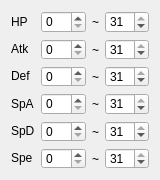
<?xml version="1.0" encoding="UTF-8"?>
<ui version="4.0">
 <class>IVFilter</class>
 <widget class="QWidget" name="IVFilter">
  <property name="geometry">
   <rect>
    <x>0</x>
    <y>0</y>
    <width>160</width>
    <height>180</height>
   </rect>
  </property>
  <property name="minimumSize">
   <size>
    <width>160</width>
    <height>180</height>
   </size>
  </property>
  <property name="windowTitle">
   <string notr="true">IVFilter</string>
  </property>
  <layout class="QGridLayout" name="gridLayout">
   <item row="0" column="0">
    <widget class="Label" name="labelHP">
     <property name="sizePolicy">
      <sizepolicy hsizetype="Fixed" vsizetype="Fixed">
       <horstretch>0</horstretch>
       <verstretch>0</verstretch>
      </sizepolicy>
     </property>
     <property name="minimumSize">
      <size>
       <width>0</width>
       <height>0</height>
      </size>
     </property>
     <property name="text">
      <string>HP</string>
     </property>
    </widget>
   </item>
   <item row="0" column="1">
    <widget class="QSpinBox" name="spinBoxHPMin">
     <property name="sizePolicy">
      <sizepolicy hsizetype="Preferred" vsizetype="Fixed">
       <horstretch>0</horstretch>
       <verstretch>0</verstretch>
      </sizepolicy>
     </property>
     <property name="maximum">
      <number>31</number>
     </property>
    </widget>
   </item>
   <item row="0" column="2">
    <widget class="QLabel" name="labelHPSeperator">
     <property name="sizePolicy">
      <sizepolicy hsizetype="Fixed" vsizetype="Preferred">
       <horstretch>0</horstretch>
       <verstretch>0</verstretch>
      </sizepolicy>
     </property>
     <property name="text">
      <string notr="true">~</string>
     </property>
    </widget>
   </item>
   <item row="0" column="3">
    <widget class="QSpinBox" name="spinBoxHPMax">
     <property name="maximum">
      <number>31</number>
     </property>
     <property name="value">
      <number>31</number>
     </property>
    </widget>
   </item>
   <item row="1" column="0">
    <widget class="Label" name="labelAtk">
     <property name="sizePolicy">
      <sizepolicy hsizetype="Fixed" vsizetype="Fixed">
       <horstretch>0</horstretch>
       <verstretch>0</verstretch>
      </sizepolicy>
     </property>
     <property name="text">
      <string>Atk</string>
     </property>
    </widget>
   </item>
   <item row="1" column="1">
    <widget class="QSpinBox" name="spinBoxAtkMin">
     <property name="sizePolicy">
      <sizepolicy hsizetype="Preferred" vsizetype="Fixed">
       <horstretch>0</horstretch>
       <verstretch>0</verstretch>
      </sizepolicy>
     </property>
     <property name="maximum">
      <number>31</number>
     </property>
    </widget>
   </item>
   <item row="1" column="2">
    <widget class="QLabel" name="labelAtkSeperator">
     <property name="sizePolicy">
      <sizepolicy hsizetype="Fixed" vsizetype="Preferred">
       <horstretch>0</horstretch>
       <verstretch>0</verstretch>
      </sizepolicy>
     </property>
     <property name="text">
      <string notr="true">~</string>
     </property>
    </widget>
   </item>
   <item row="1" column="3">
    <widget class="QSpinBox" name="spinBoxAtkMax">
     <property name="maximum">
      <number>31</number>
     </property>
     <property name="value">
      <number>31</number>
     </property>
    </widget>
   </item>
   <item row="2" column="0">
    <widget class="Label" name="labelDef">
     <property name="sizePolicy">
      <sizepolicy hsizetype="Fixed" vsizetype="Fixed">
       <horstretch>0</horstretch>
       <verstretch>0</verstretch>
      </sizepolicy>
     </property>
     <property name="text">
      <string>Def</string>
     </property>
    </widget>
   </item>
   <item row="2" column="1">
    <widget class="QSpinBox" name="spinBoxDefMin">
     <property name="sizePolicy">
      <sizepolicy hsizetype="Preferred" vsizetype="Fixed">
       <horstretch>0</horstretch>
       <verstretch>0</verstretch>
      </sizepolicy>
     </property>
     <property name="maximum">
      <number>31</number>
     </property>
    </widget>
   </item>
   <item row="2" column="2">
    <widget class="QLabel" name="labelDefSeperator">
     <property name="sizePolicy">
      <sizepolicy hsizetype="Fixed" vsizetype="Preferred">
       <horstretch>0</horstretch>
       <verstretch>0</verstretch>
      </sizepolicy>
     </property>
     <property name="text">
      <string notr="true">~</string>
     </property>
    </widget>
   </item>
   <item row="2" column="3">
    <widget class="QSpinBox" name="spinBoxDefMax">
     <property name="maximum">
      <number>31</number>
     </property>
     <property name="value">
      <number>31</number>
     </property>
    </widget>
   </item>
   <item row="3" column="0">
    <widget class="Label" name="labelSpA">
     <property name="sizePolicy">
      <sizepolicy hsizetype="Fixed" vsizetype="Fixed">
       <horstretch>0</horstretch>
       <verstretch>0</verstretch>
      </sizepolicy>
     </property>
     <property name="text">
      <string>SpA</string>
     </property>
    </widget>
   </item>
   <item row="3" column="1">
    <widget class="QSpinBox" name="spinBoxSpAMin">
     <property name="sizePolicy">
      <sizepolicy hsizetype="Preferred" vsizetype="Fixed">
       <horstretch>0</horstretch>
       <verstretch>0</verstretch>
      </sizepolicy>
     </property>
     <property name="maximum">
      <number>31</number>
     </property>
    </widget>
   </item>
   <item row="3" column="2">
    <widget class="QLabel" name="labelSpASeperator">
     <property name="sizePolicy">
      <sizepolicy hsizetype="Fixed" vsizetype="Preferred">
       <horstretch>0</horstretch>
       <verstretch>0</verstretch>
      </sizepolicy>
     </property>
     <property name="text">
      <string notr="true">~</string>
     </property>
    </widget>
   </item>
   <item row="3" column="3">
    <widget class="QSpinBox" name="spinBoxSpAMax">
     <property name="maximum">
      <number>31</number>
     </property>
     <property name="value">
      <number>31</number>
     </property>
    </widget>
   </item>
   <item row="4" column="0">
    <widget class="Label" name="labelSpD">
     <property name="sizePolicy">
      <sizepolicy hsizetype="Fixed" vsizetype="Fixed">
       <horstretch>0</horstretch>
       <verstretch>0</verstretch>
      </sizepolicy>
     </property>
     <property name="text">
      <string>SpD</string>
     </property>
    </widget>
   </item>
   <item row="4" column="1">
    <widget class="QSpinBox" name="spinBoxSpDMin">
     <property name="sizePolicy">
      <sizepolicy hsizetype="Preferred" vsizetype="Fixed">
       <horstretch>0</horstretch>
       <verstretch>0</verstretch>
      </sizepolicy>
     </property>
     <property name="maximum">
      <number>31</number>
     </property>
    </widget>
   </item>
   <item row="4" column="2">
    <widget class="QLabel" name="labelSpDSeperator">
     <property name="sizePolicy">
      <sizepolicy hsizetype="Fixed" vsizetype="Preferred">
       <horstretch>0</horstretch>
       <verstretch>0</verstretch>
      </sizepolicy>
     </property>
     <property name="text">
      <string notr="true">~</string>
     </property>
    </widget>
   </item>
   <item row="4" column="3">
    <widget class="QSpinBox" name="spinBoxSpDMax">
     <property name="maximum">
      <number>31</number>
     </property>
     <property name="value">
      <number>31</number>
     </property>
    </widget>
   </item>
   <item row="5" column="0">
    <widget class="Label" name="labelSpe">
     <property name="sizePolicy">
      <sizepolicy hsizetype="Fixed" vsizetype="Fixed">
       <horstretch>0</horstretch>
       <verstretch>0</verstretch>
      </sizepolicy>
     </property>
     <property name="text">
      <string>Spe</string>
     </property>
    </widget>
   </item>
   <item row="5" column="1">
    <widget class="QSpinBox" name="spinBoxSpeMin">
     <property name="sizePolicy">
      <sizepolicy hsizetype="Preferred" vsizetype="Fixed">
       <horstretch>0</horstretch>
       <verstretch>0</verstretch>
      </sizepolicy>
     </property>
     <property name="maximum">
      <number>31</number>
     </property>
    </widget>
   </item>
   <item row="5" column="2">
    <widget class="QLabel" name="labelSpeSeperator">
     <property name="sizePolicy">
      <sizepolicy hsizetype="Fixed" vsizetype="Preferred">
       <horstretch>0</horstretch>
       <verstretch>0</verstretch>
      </sizepolicy>
     </property>
     <property name="text">
      <string notr="true">~</string>
     </property>
    </widget>
   </item>
   <item row="5" column="3">
    <widget class="QSpinBox" name="spinBoxSpeMax">
     <property name="maximum">
      <number>31</number>
     </property>
     <property name="value">
      <number>31</number>
     </property>
    </widget>
   </item>
  </layout>
 </widget>
 <customwidgets>
  <customwidget>
   <class>Label</class>
   <extends>QLabel</extends>
   <header>Forms/Controls/Label.hpp</header>
   <slots>
    <signal>pressed(int)</signal>
   </slots>
  </customwidget>
 </customwidgets>
 <tabstops>
  <tabstop>spinBoxHPMin</tabstop>
  <tabstop>spinBoxAtkMin</tabstop>
  <tabstop>spinBoxDefMin</tabstop>
  <tabstop>spinBoxSpAMin</tabstop>
  <tabstop>spinBoxSpDMin</tabstop>
  <tabstop>spinBoxSpeMin</tabstop>
 </tabstops>
 <resources/>
 <connections>
  <connection>
   <sender>labelSpe</sender>
   <signal>pressed(int)</signal>
   <receiver>IVFilter</receiver>
   <slot>changeCompareSpe(int)</slot>
   <hints>
    <hint type="sourcelabel">
     <x>27</x>
     <y>155</y>
    </hint>
    <hint type="destinationlabel">
     <x>24</x>
     <y>170</y>
    </hint>
   </hints>
  </connection>
  <connection>
   <sender>labelSpD</sender>
   <signal>pressed(int)</signal>
   <receiver>IVFilter</receiver>
   <slot>changeCompareSpD(int)</slot>
   <hints>
    <hint type="sourcelabel">
     <x>10</x>
     <y>129</y>
    </hint>
    <hint type="destinationlabel">
     <x>93</x>
     <y>171</y>
    </hint>
   </hints>
  </connection>
  <connection>
   <sender>labelSpA</sender>
   <signal>pressed(int)</signal>
   <receiver>IVFilter</receiver>
   <slot>changeCompareSpA(int)</slot>
   <hints>
    <hint type="sourcelabel">
     <x>14</x>
     <y>101</y>
    </hint>
    <hint type="destinationlabel">
     <x>100</x>
     <y>92</y>
    </hint>
   </hints>
  </connection>
  <connection>
   <sender>labelDef</sender>
   <signal>pressed(int)</signal>
   <receiver>IVFilter</receiver>
   <slot>changeCompareDef(int)</slot>
   <hints>
    <hint type="sourcelabel">
     <x>22</x>
     <y>75</y>
    </hint>
    <hint type="destinationlabel">
     <x>153</x>
     <y>65</y>
    </hint>
   </hints>
  </connection>
  <connection>
   <sender>labelAtk</sender>
   <signal>pressed(int)</signal>
   <receiver>IVFilter</receiver>
   <slot>changeCompareAtk(int)</slot>
   <hints>
    <hint type="sourcelabel">
     <x>23</x>
     <y>48</y>
    </hint>
    <hint type="destinationlabel">
     <x>367</x>
     <y>54</y>
    </hint>
   </hints>
  </connection>
  <connection>
   <sender>labelHP</sender>
   <signal>pressed(int)</signal>
   <receiver>IVFilter</receiver>
   <slot>changeCompareHP(int)</slot>
   <hints>
    <hint type="sourcelabel">
     <x>15</x>
     <y>18</y>
    </hint>
    <hint type="destinationlabel">
     <x>316</x>
     <y>34</y>
    </hint>
   </hints>
  </connection>
 </connections>
 <slots>
  <slot>changeCompareHP(int)</slot>
  <slot>changeCompareAtk(int)</slot>
  <slot>changeCompareDef(int)</slot>
  <slot>changeCompareSpA(int)</slot>
  <slot>changeCompareSpD(int)</slot>
  <slot>changeCompareSpe(int)</slot>
 </slots>
</ui>
